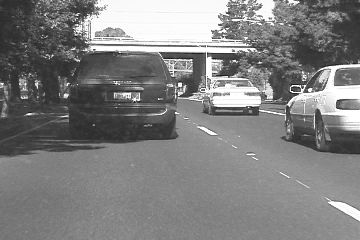
#> input picture Project_4/Proj_4/Code/data_4/Car/img/0002.jpg, 360 x 240 px; its folder holds only this picture in this run
$ python trackCar.py data_4/Car/img/0002.jpg
#> lines starting #> are read from the running program, lines starting #| are printed output that depends on the picture; after the words box and inside, x2 and y2 are one past the last pixel; in counts of white or black regions, pixels touching at a corner belong together
import numpy as np
import cv2 as cv
import glob
from sys import argv

def main():
    # label = argv[1]
    label = 'Car'
    dataset = sorted(glob.glob(f'data/{label}/img/*'))
    box_initial = {'Baby': (160,83,56,65),'Bolt': (269,75,34,64),'Car': (70,51,107,87)} # (x,y,w,h)
    p = np.zeros((6,1))
    template, initialBox, referenceFrame = acquireTemplate(dataset, box_initial[label])
#> in acquireTemplate, frame is the input picture: shape (240, 360, 3); min 7, max 255, mean 127.8
#> in acquireTemplate, `referenceFrame = cv.GaussianBlur(referenceFrame, (5, 5), 5)`:
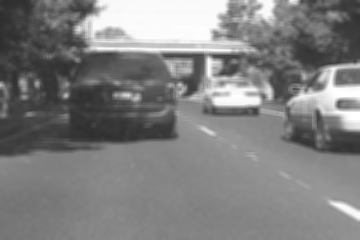
#> referenceFrame: shape (240, 360); min 46, max 255, mean 127.8
#> in acquireTemplate, `templateFrame = referenceFrame[y:y+h,x:x+w]`:
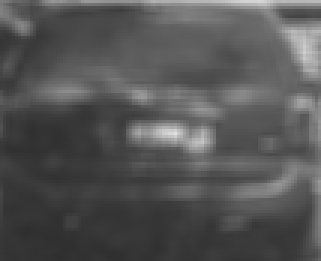
#> templateFrame: shape (87, 107) (shown 3 times larger); min 47, max 225, mean 84.6
#> initialBox = ((70, 51), (177, 138))
    outputVideo = cv.VideoWriter(f'{label}.mp4', cv.VideoWriter_fourcc(*'XVID'), 30, (referenceFrame.shape[1], referenceFrame.shape[0]))

    for image in dataset:
        # acquire and preprocess frame
        frame = cv.imread(image)
        preprocessedFrame = preprocess(frame, referenceFrame)
        # track object
        p, boundingBox = KLT(preprocessedFrame, template, initialBox, p)
        # draw bounding box
        frame = cv.rectangle(frame, boundingBox[0], boundingBox[1], (255,0,0), 2)
        # visualize object tracking
        outputVideo.write(frame)
        imshow('Live', frame)
        if cv.waitKey(1) >= 0:
            break

def KLT(I, T, box_initial, p, iterations=50, epsilon=0.1, learningRate=100):
#> called with box_initial = ((70, 51), (177, 138)), p = array of shape (6, 1), iterations = 50, epsilon = 0.1, learningRate = 100
    tl, br = box_initial # top-left and bottom-right corners
#> tl = (70, 51); br = (177, 138)
    # pre-compute image gradient
    ksize = 5
    Ix = cv.Sobel(I, cv.CV_64F, 1, 0, ksize=ksize)
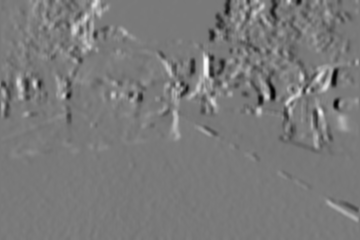
#> Ix: shape (240, 360) float64; min -3843, max 4196, mean 16.5; drawn with min black and max white
    Iy = cv.Sobel(I, cv.CV_64F, 0, 1, ksize=ksize)
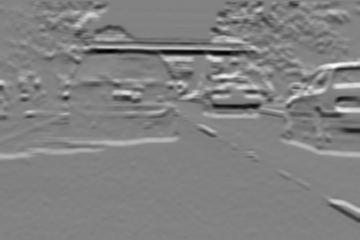
#> Iy: shape (240, 360) float64; min -5040, max 4831, mean -18.4; drawn with min black and max white
    # run gradient descent
    for _ in range(iterations):
        # 1. warp image
        W = np.array([[1+p[0][0], p[2][0], p[4][0]], [p[1][0], 1+p[3][0], p[5][0]]], dtype=np.float64)
        warpedI = warpAffine(I, W, tl, br)
        # 2. compute error image
        errorImage = (T - warpedI).reshape((-1,1))
        weights = RobustLossWeights(errorImage)
        # 3. compute warped image gradient
        warpedIx = warpAffine(Ix, W, tl, br).reshape(-1,1)
        warpedIy = warpAffine(Iy, W, tl, br).reshape(-1,1)
        # 4. evaluate matrix sum (gradient * jacobian)
        SDI, i = [], 0
        for y in range(tl[1], br[1]):
            for x in range(tl[0], br[0]):
                SDI.append([x*warpedIx[i][0], x*warpedIy[i][0], y*warpedIx[i][0], y*warpedIy[i][0], warpedIx[i][0], warpedIy[i][0]])
                if errorImage[i][0] < -50 or errorImage[i][0] > 50:
                    errorImage[i][0] = 0
                i += 1
        SDI = np.array(SDI)
        matrixSum = SDI.T.dot(errorImage*weights)
        # 5. compute hessian
        H = SDI.T.dot(SDI)
        Hinv = np.linalg.pinv(H)
        # 6. compute delta p
        delta_p = Hinv.dot(matrixSum)
        # 7. update parameters
        p += learningRate * delta_p
        # 8. check for convergence
        if (np.linalg.norm(delta_p) < epsilon):
            break
#> this loop made 1 pass
#> (var in RobustLossWeights, sd in RobustLossWeights, mean in RobustLossWeights, p) on pass 1: (0, 0, 0, [0, 0, 0, 0, 0, 0])
    # predict new bounding box
    W = np.array([[1+p[0][0], p[2][0], p[4][0]], [p[1][0], 1+p[3][0], p[5][0]]], dtype=np.float64)
#> W = [[1, 0, 0], [0, 1, 0]]
    tl, br = np.array([tl[0], tl[1], 1]), np.array([br[0], br[1], 1])
#> tl = [70, 51, 1]; br = [177, 138, 1]
    tl_new, br_new = W.dot(tl).astype(int), W.dot(br).astype(int)
#> tl_new = [70, 51]; br_new = [177, 138]
    box_new = (((max(tl_new[0],br_new[0])-100), tl_new[1]), (br_new[0], br_new[1]))
#> box_new = ((77, 51), (177, 138))
#> in main, `p, boundingBox = KLT(preprocessedFrame, template, initialBox, p)`: p = [0, 0, 0, 0, 0, 0]; boundingBox = ((77, 51), (177, 138))
#> in main, `frame = cv.rectangle(frame, boundingBox[0], boundingBox[1], (255,0,0),..`:
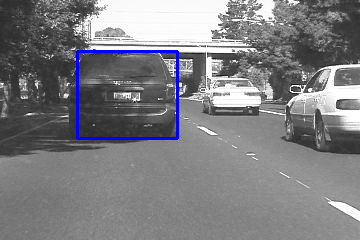
#> frame: shape (240, 360, 3); 1.29% of pixels changed, all inside (x1, y1, x2, y2) = (76, 50, 179, 140)

    return (p, box_new)

def RobustLossWeights(error):
    var = np.var(error)
    sd = np.sqrt(var)
    mean = np.mean(error)
    n,it = error.shape
    W = np.zeros((n,it))
    w1,w2 = np.where(np.abs(mean - error) <= var)
    W[w1,w2] = 0.95
    w3,w4 = np.where(np.abs(mean - error) > var)
    W[w3,w4] = 0.05
    # W = [w1,w2,w3,w4]
    return W

def acquireTemplate(dataset, box_initial):
    x, y, w, h = box_initial
    frame = cv.imread(dataset[0])
    referenceFrame = cv.cvtColor(frame, cv.COLOR_BGR2GRAY)
    referenceFrame = cv.GaussianBlur(referenceFrame, (5, 5), 5)
    templateFrame = referenceFrame[y:y+h,x:x+w]
    templateBox = ((x,y),(x+w,y+h)) # top left and bottom right corners

    return (templateFrame, templateBox, referenceFrame)

def preprocess(frame, template):
    grayFrame = cv.cvtColor(frame, cv.COLOR_BGR2GRAY)
    grayFrame = cv.GaussianBlur(grayFrame, (5, 5), 5)

    return grayFrame * np.mean(template) / np.mean(grayFrame) # enforce brightness constancy across frames

def warpAffine(image, affineTransformation, topLeft, bottomRight):
    warped = cv.warpAffine(image, affineTransformation, (0,0), flags=cv.WARP_INVERSE_MAP)

    return warped[topLeft[1]:bottomRight[1], topLeft[0]:bottomRight[0]]

def imshow(windowName, image):
    cv.namedWindow(windowName, cv.WINDOW_NORMAL)
    cv.imshow(windowName, image)

if __name__ == '__main__':
    main()
#> (key Esc is pressed here)

$ run again, on Project_4/Proj_4/Code/data_4/Car/img/0018.jpg
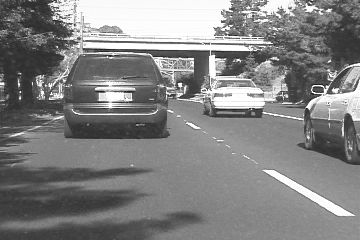
#> input picture Project_4/Proj_4/Code/data_4/Car/img/0018.jpg, 360 x 240 px
#> in acquireTemplate, frame is the input picture: shape (240, 360, 3); min 13, max 255, mean 130.3
#> initialBox = ((70, 51), (177, 138))
#> in KLT, `tl, br = box_initial`: tl = (70, 51); br = (177, 138)
#> in KLT, `Iy = cv.Sobel(I, cv.CV_64F, 0, 1, ksize=ksize)`:
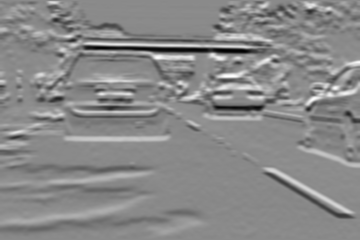
#> Iy: shape (240, 360) float64; min -4881, max 4123, mean -41.6; drawn with min black and max white
#> the loop in KLT, `for _ in range(iterations):` made 1 pass
#> (var in RobustLossWeights, sd in RobustLossWeights, mean in RobustLossWeights) on pass 1: (1.9e-30, 1.38e-15, 6.72e-17)
#> W = [[1, -5.03e-22, -5.16e-20], [-6.34e-22, 1, 1.39e-19]]
#> in KLT, `tl, br = np.array([tl[0], tl[1], 1]), np.array([br[0], br[1], 1])`: tl = [70, 51, 1]; br = [177, 138, 1]
#> tl_new = [70, 51]; br_new = [177, 138]
#> box_new = ((77, 51), (177, 138))
#> in main, `p, boundingBox = KLT(preprocessedFrame, template, initialBox, p)`: p = [5.22e-22, -6.34e-22, -5.03e-22, 8.93e-23, -5.16e-20, 1.39e-19]; boundingBox = ((77, 51), (177, 138))
#> in main, `frame = cv.rectangle(frame, boundingBox[0], boundingBox[1], (255,0,0),..`:
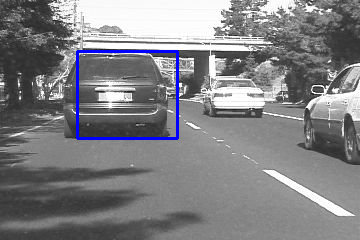
#> frame: shape (240, 360, 3); 1.29% of pixels changed, all inside (x1, y1, x2, y2) = (76, 50, 179, 140)

$ run again, on Project_4/Proj_4/Code/data_4/Car/img/0042.jpg
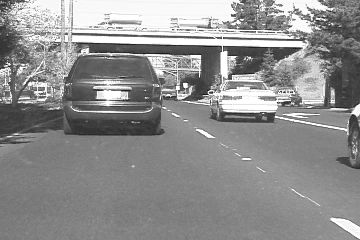
#> input picture Project_4/Proj_4/Code/data_4/Car/img/0042.jpg, 360 x 240 px
#> in acquireTemplate, frame is the input picture: shape (240, 360, 3); min 16, max 255, mean 142.7
#> in acquireTemplate, `templateFrame = referenceFrame[y:y+h,x:x+w]`:
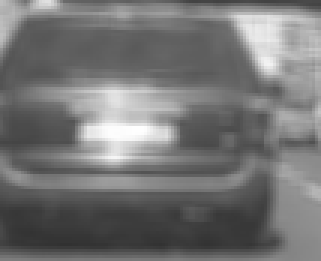
#> templateFrame: shape (87, 107) (shown 3 times larger); min 49, max 254, mean 116.1
#> initialBox = ((70, 51), (177, 138))
#> in KLT, `tl, br = box_initial`: tl = (70, 51); br = (177, 138)
#> the loop in KLT, `for _ in range(iterations):` made 1 pass
#> (var in RobustLossWeights, sd in RobustLossWeights, mean in RobustLossWeights) on pass 1: (1.59e-29, 3.99e-15, -1.03e-16)
#> W = [[1, 1.2e-21, -1.37e-18], [-1.03e-20, 1, 2.06e-18]]
#> in KLT, `tl, br = np.array([tl[0], tl[1], 1]), np.array([br[0], br[1], 1])`: tl = [70, 51, 1]; br = [177, 138, 1]
#> tl_new = [70, 51]; br_new = [177, 138]
#> box_new = ((77, 51), (177, 138))
#> in main, `p, boundingBox = KLT(preprocessedFrame, template, initialBox, p)`: p = [5.82e-21, -1.03e-20, 1.2e-21, -5.77e-21, -1.37e-18, 2.06e-18]; boundingBox = ((77, 51), (177, 138))
#> in main, `frame = cv.rectangle(frame, boundingBox[0], boundingBox[1], (255,0,0),..`:
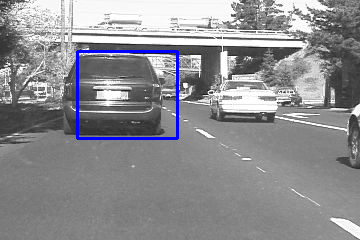
#> frame: shape (240, 360, 3); 1.29% of pixels changed, all inside (x1, y1, x2, y2) = (76, 50, 179, 140)
